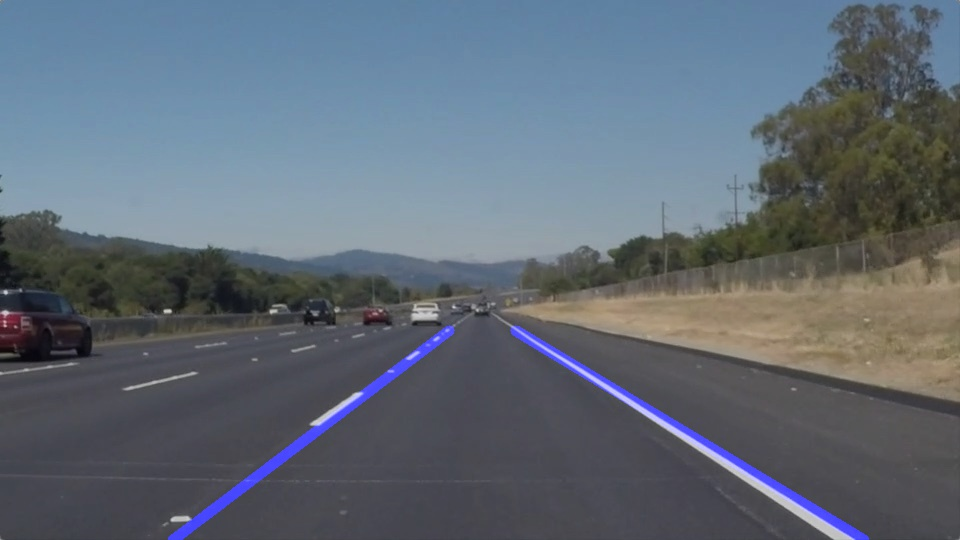
#> input picture test_images/solidWhiteRight.jpg, 960 x 540 px
$ jupyter execute --allow-errors P1.ipynb   (shell and % lines are left out)
#> lines starting #> are read from the running program, lines starting #| are printed output that depends on the picture; after the words box and inside, x2 and y2 are one past the last pixel; in counts of white or black regions, pixels touching at a corner belong together
# **Finding Lane Lines on the Road**
***
In this project, you will use the tools you learned about in the lesson to identify lane lines on the road.  You can develop your pipeline on a series of individual images, and later apply the result to a video stream (really just a series of images). Check out the video clip "raw-lines-example.mp4" (also contained in this repository) to see what the output should look like after using the helper functions below.

Once you have a result that looks roughly like "raw-lines-example.mp4", you'll need to get creative and try to average and/or extrapolate the line segments you've detected to map out the full extent of the lane lines.  You can see an example of the result you're going for in the video "P1_example.mp4".  Ultimately, you would like to draw just one line for the left side of the lane, and one for the right.

---
Let's have a look at our first image called 'test_images/solidWhiteRight.jpg'.  Run the 2 cells below (hit Shift-Enter or the "play" button above) to display the image.

**Note** If, at any point, you encounter frozen display windows or other confounding issues, you can always start again with a clean slate by going to the "Kernel" menu above and selecting "Restart & Clear Output".

---

**The tools you have are color selection, region of interest selection, grayscaling, Gaussian smoothing, Canny Edge Detection and Hough Tranform line detection.  You  are also free to explore and try other techniques that were not presented in the lesson.  Your goal is piece together a pipeline to detect the line segments in the image, then average/extrapolate them and draw them onto the image for display (as below).  Once you have a working pipeline, try it out on the video stream below.**

---

<figure>

 <figcaption>
 <p></p>
 <p style="text-align: center;"> Your output should look something like this (above) after detecting line segments using the helper functions below </p>
 </figcaption>
</figure>
 <p></p>
<figure>

 <figcaption>
 <p></p>
 <p style="text-align: center;"> Your goal is to connect/average/extrapolate line segments to get output like this</p>
 </figcaption>
</figure>

[cell 1]
#importing some useful packages
import matplotlib.pyplot as plt
import matplotlib.image as mpimg
import numpy as np
import cv2

[cell 2]
#reading in an image
image = mpimg.imread('test_images/solidWhiteRight.jpg')
#> image is the input picture: shape (540, 960, 3); mean R, G, B 96.2, 106.1, 117.3
#printing out some stats and plotting
print('This image is:', type(image), 'with dimesions:', image.shape)
#| This image is: <class 'numpy.ndarray'> with dimesions: (540, 960, 3)
plt.imshow(image)  #call as plt.imshow(gray, cmap='gray') to show a grayscaled image

**Some OpenCV functions (beyond those introduced in the lesson) that might be useful for this project are:**

`cv2.inRange()` for color selection
`cv2.fillPoly()` for regions selection
`cv2.line()` to draw lines on an image given endpoints
`cv2.addWeighted()` to coadd / overlay two images
`cv2.cvtColor()` to grayscale or change color
`cv2.imwrite()` to output images to file
`cv2.bitwise_and()` to apply a mask to an image

**Check out the OpenCV documentation to learn about these and discover even more awesome functionality!**

Below are some helper functions to help get you started. They should look familiar from the lesson!

[cell 3]
import math
xgl1=0
xgl2=0
xgu1 = 0
xgu2 = 0
def grayscale(img):
    """Applies the Grayscale transform
    This will return an image with only one color channel
    but NOTE: to see the returned image as grayscale
    you should call plt.imshow(gray, cmap='gray')"""
    return cv2.cvtColor(img, cv2.COLOR_RGB2GRAY)
    # Or use BGR2GRAY if you read an image with cv2.imread()
    # return cv2.cvtColor(img, cv2.COLOR_BGR2GRAY)

def canny(img, low_threshold, high_threshold):
    """Applies the Canny transform"""
    return cv2.Canny(img, low_threshold, high_threshold)

def gaussian_blur(img, kernel_size):
    """Applies a Gaussian Noise kernel"""
    return cv2.GaussianBlur(img, (kernel_size, kernel_size), 0)

def region_of_interest(img, vertices):
    """
    Applies an image mask.

    Only keeps the region of the image defined by the polygon
    formed from `vertices`. The rest of the image is set to black.
    """
    #defining a blank mask to start with
    mask = np.zeros_like(img)

    #defining a 3 channel or 1 channel color to fill the mask with depending on the input image
    if len(img.shape) > 2:
        channel_count = img.shape[2]  # i.e. 3 or 4 depending on your image
        ignore_mask_color = (255,) * channel_count
    else:
        ignore_mask_color = 255

    #filling pixels inside the polygon defined by "vertices" with the fill color
    cv2.fillPoly(mask, vertices, ignore_mask_color)

    #returning the image only where mask pixels are nonzero
    masked_image = cv2.bitwise_and(img, mask)
    return masked_image


def draw_lines(img, lines, color=[255, 0, 0], thickness=10):
    """
    NOTE: this is the function you might want to use as a starting point once you want to
    average/extrapolate the line segments you detect to map out the full
    extent of the lane (going from the result shown in raw-lines-example.mp4
    to that shown in P1_example.mp4).

    Think about things like separating line segments by their
    slope ((y2-y1)/(x2-x1)) to decide which segments are part of the left
    line vs. the right line.  Then, you can average the position of each of
    the lines and extrapolate to the top and bottom of the lane.

    This function draws `lines` with `color` and `thickness`.
    Lines are drawn on the image inplace (mutates the image).
    If you want to make the lines semi-transparent, think about combining
    this function with the weighted_img() function below
    """
    global xgl1
    global xgl2
    global xgu1
    global xgu2

    f1=0
    f2=0
    for line in lines:
        for x1,y1,x2,y2 in line:
            if (y2 - y1)/(x2 - x1)>0 and f1==0:
                f1=1
                slope1 = (y2 - y1)/(x2 - x1)
                intercept1 = y1 - slope1*x1
                y_new_lower = img.shape[0]
                y_new_upper = 330
                if xgl1!=0:
                    xgl1 = 0.8*xgl1 + 0.2*int((y_new_lower-intercept1)/slope1)
                    x_new_lower1 = int(xgl1)
                    xgu1 = 0.8*xgu1 + 0.2*int((y_new_upper-intercept1)/slope1)
                    x_new_upper1 = int(xgu1)
                else:
                    x_new_lower1 = int((y_new_lower-intercept1)/slope1)
                    xgl1 = int(x_new_lower1)
                    x_new_upper1 = int((y_new_upper-intercept1)/slope1)
                    xgu1 = int(x_new_upper1)
                y_new_upper = 330

                cv2.line(img,(x_new_lower1,y_new_lower),(x_new_upper1,y_new_upper), color, thickness)
            elif (y2 - y1)/(x2 - x1)<0 and f2==0:
                f2=1
                slope2 = (y2 - y1)/(x2 - x1)
                intercept2 = y2 - slope2*x2
                y_new_lower = img.shape[0]
                y_new_upper = 330
                if xgl2!=0:
                    xgl2 = 0.8*xgl2 + 0.2*int((y_new_lower-intercept2)/slope2)
                    x_new_lower2 = int(xgl2)
                    xgu2 = 0.8*xgu2 + 0.2*int((y_new_upper-intercept2)/slope2)
                    x_new_upper2 = int(xgu2)
                else:
                    x_new_lower2 = int((y_new_lower-intercept2)/slope2)
                    xgl2 = int(x_new_lower2)
                    x_new_upper2 = int((y_new_upper-intercept2)/slope2)
                    xgu2 = int(x_new_upper2)
                cv2.line(img,(x_new_lower2,y_new_lower),(x_new_upper2,y_new_upper), color, thickness)

            #cv2.line(img, (x1, y1), (x2, y2), color, thickness)


def hough_lines(img, rho, theta, threshold, min_line_len, max_line_gap):
    """
    `img` should be the output of a Canny transform.

    Returns an image with hough lines drawn.
    """
    lines = cv2.HoughLinesP(img, rho, theta, threshold, np.array([]), minLineLength=min_line_len, maxLineGap=max_line_gap)
    line_img = np.zeros((img.shape[0], img.shape[1], 3), dtype=np.uint8)
    draw_lines(line_img, lines)
    return line_img

# Python 3 has support for cool math symbols.

def weighted_img(img, initial_img, α=0.8, β=1., λ=0.):
    """
    `img` is the output of the hough_lines(), An image with lines drawn on it.
    Should be a blank image (all black) with lines drawn on it.

    `initial_img` should be the image before any processing.

    The result image is computed as follows:

    initial_img * α + img * β + λ
    NOTE: initial_img and img must be the same shape!
    """
    return cv2.addWeighted(initial_img, α, img, β, λ)

## Test on Images

Now you should build your pipeline to work on the images in the directory "test_images"
**You should make sure your pipeline works well on these images before you try the videos.**

[cell 4]
import os
test_images = os.listdir("test_images/")

run your solution on all test_images and make copies into the test_images directory).

[cell 5]
# TODO: Build your pipeline that will draw lane lines on the test_images
# then save them to the test_images directory.
for i in range(len(test_images)):
    path = "test_images/"+test_images[i]
    img = cv2.imread(path)
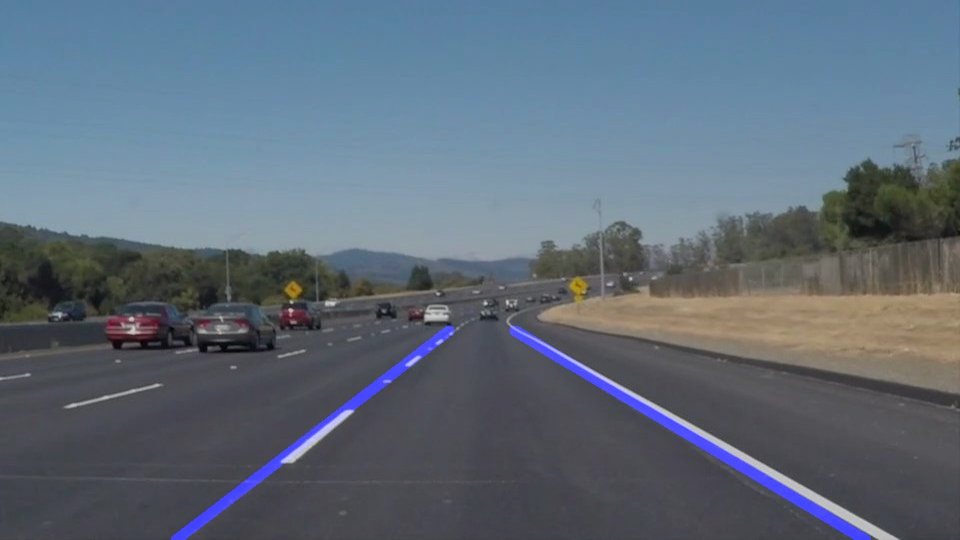
#> input picture test_images/solidWhiteCurve.jpg, 960 x 540 px
#> img is the input picture: shape (540, 960, 3); mean B, G, R 121, 107.6, 94.9
    print(path)
    gray = grayscale(img)
#> in grayscale, `return cv2.cvtColor(img, cv2.COLOR_RGB2GRAY)`:
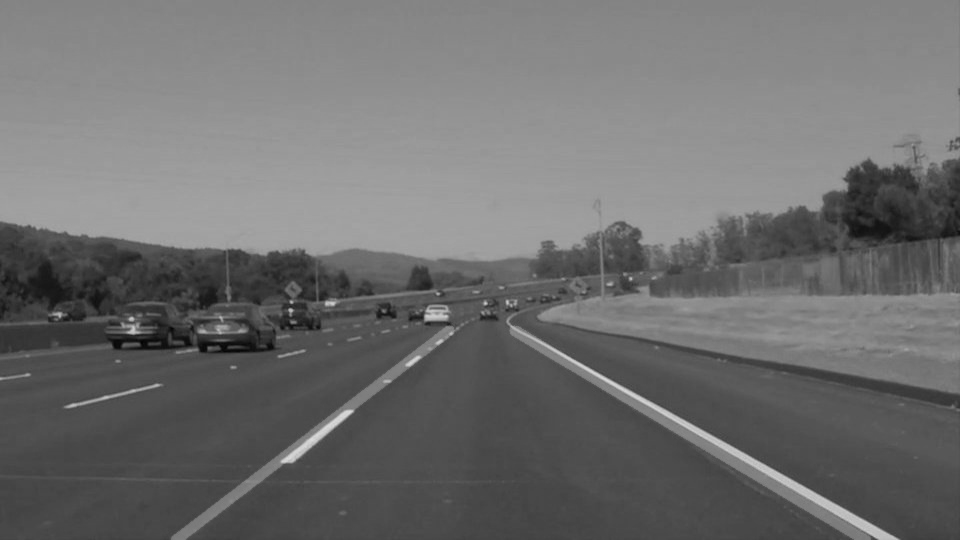
#> returned value: shape (540, 960); min 3, max 220, mean 110.1
    blur_gray = gaussian_blur(gray,7)
    img_edges = canny(blur_gray,50,100)
#> in canny, `return cv2.Canny(img, low_threshold, high_threshold)`:
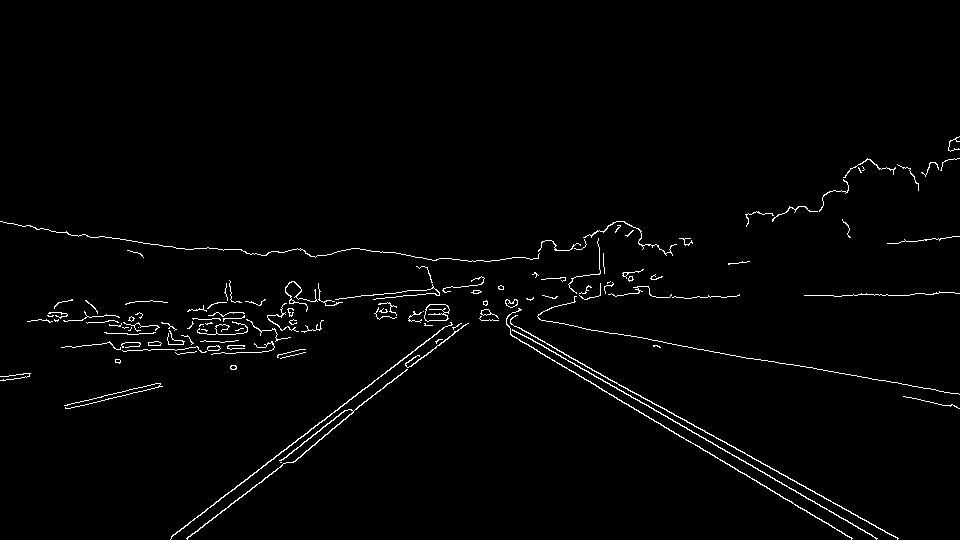
#> returned value: shape (540, 960); 1.7% white in thin lines or dots, all inside (x1, y1, x2, y2) = (0, 136, 960, 540)
    imshape = img.shape
#> imshape = (540, 960, 3)
    vertices = np.array([[(70,imshape[0]),(420, 300), (490, 300), (900,imshape[0])]], dtype=np.int32)
    img_edges = region_of_interest(img_edges,vertices)
#> in region_of_interest, `cv2.fillPoly(mask, vertices, ignore_mask_color)`:
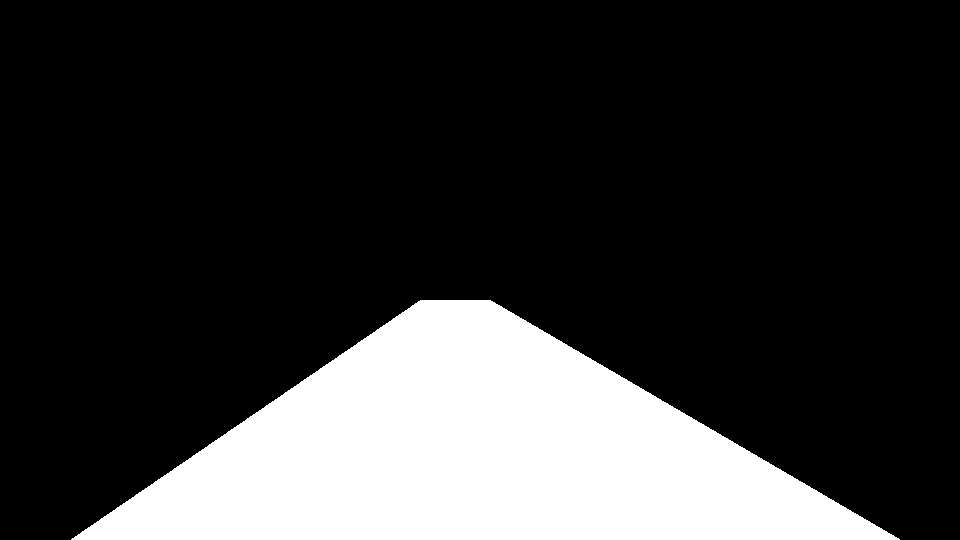
#> mask: shape (540, 960); 20.9% white; 1 white region, box (x1, y1, x2, y2) and area: (71, 300, 900, 540) 108140
#> in region_of_interest, `masked_image = cv2.bitwise_and(img, mask)`:
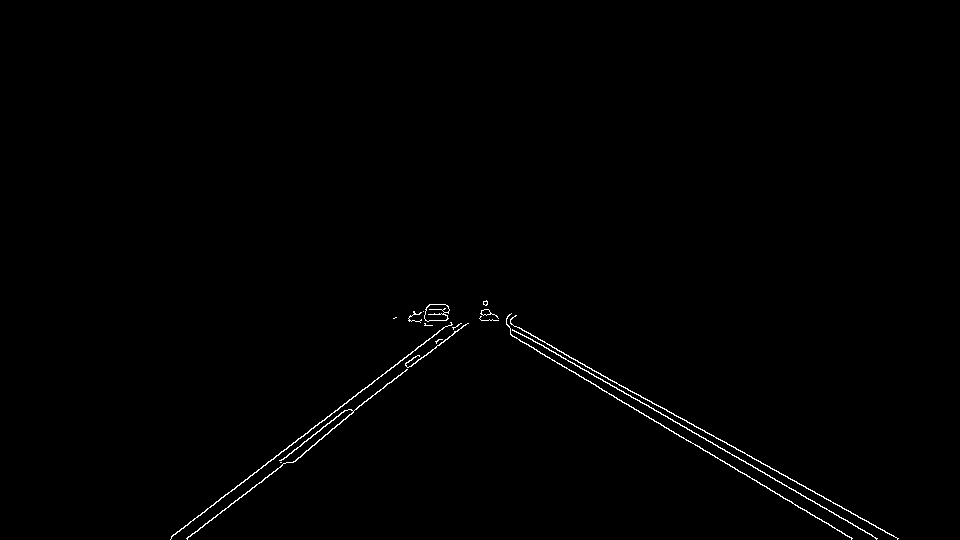
#> masked_image: shape (540, 960); 0.61% white in thin lines or dots, all inside (x1, y1, x2, y2) = (170, 300, 899, 540)
    rho = 2
    theta = np.pi/180
    threshold = 15
    min_line_len = 40
    max_line_gap = 30
    img_lines = hough_lines(img_edges,rho, theta, threshold, min_line_len, max_line_gap)
#> in hough_lines, `lines = cv2.HoughLinesP(img, rho, theta, threshold, np.array([]), minL..`: lines = 26 rows, first 6: [481, 310, 877, 538], [484, 309, 897, 538], [263, 465, 451, 323], [186, 538, 287, 462], [293, 462, 486, 300], [481, 316, 851, 538]
#> the loop in draw_lines, `for line in lines:` made 26 passes
#> line on passes 1 to 12: [[481, 310, 877, 538]], [[484, 309, 897, 538]], [[263, 465, 451, 323]], [[186, 538, 287, 462]], [[293, 462, 486, 300]], [[481, 316, 851, 538]], [[171, 536, 214, 504]], [[640, 395, 898, 538]], [[445, 339, 486, 309]], [[280, 460, 325, 426]], [[432, 349, 481, 314]], [[340, 406, 451, 322]]
#> after the loop in draw_lines, `for line in lines:`:
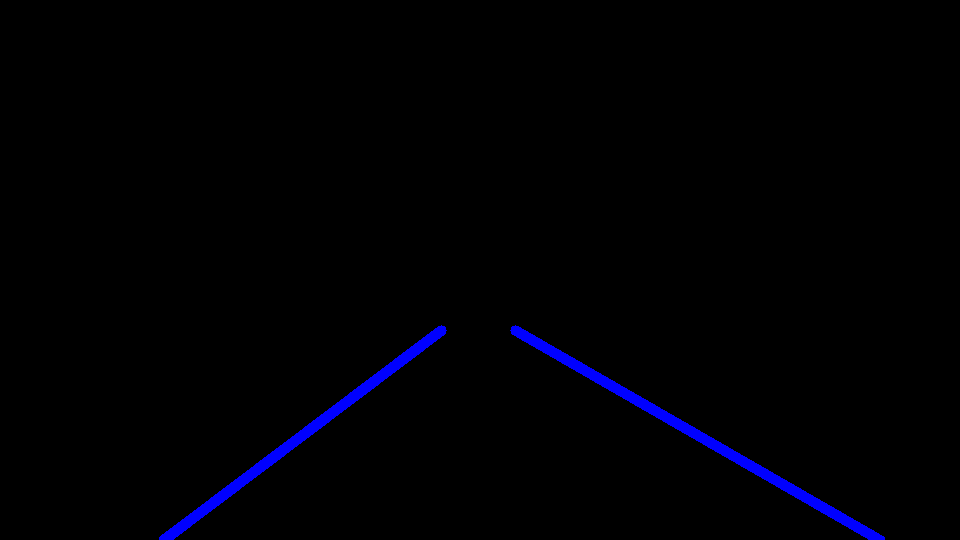
#> img: shape (540, 960, 3); mean of channels 0, 1, 2 4, 0, 0; drawn as B, G, R
#> after the loop in draw_lines, `for line in lines:`: f1 = 1; intercept1 = 33.06; intercept2 = 663.6; slope1 = 0.576; slope2 = -0.755; x_new_lower1 = 880; x_new_lower2 = 163; x_new_upper1 = 515; x_new_upper2 = 441; xgl1 = 880; xgl2 = 163; xgu1 = 515; xgu2 = 441; y_new_lower = 540; y_new_upper = 330
    image = weighted_img(img_lines, img, α=0.8, β=1., λ=0.)
#> in weighted_img, `return cv2.addWeighted(initial_img, α, img, β, λ)`:
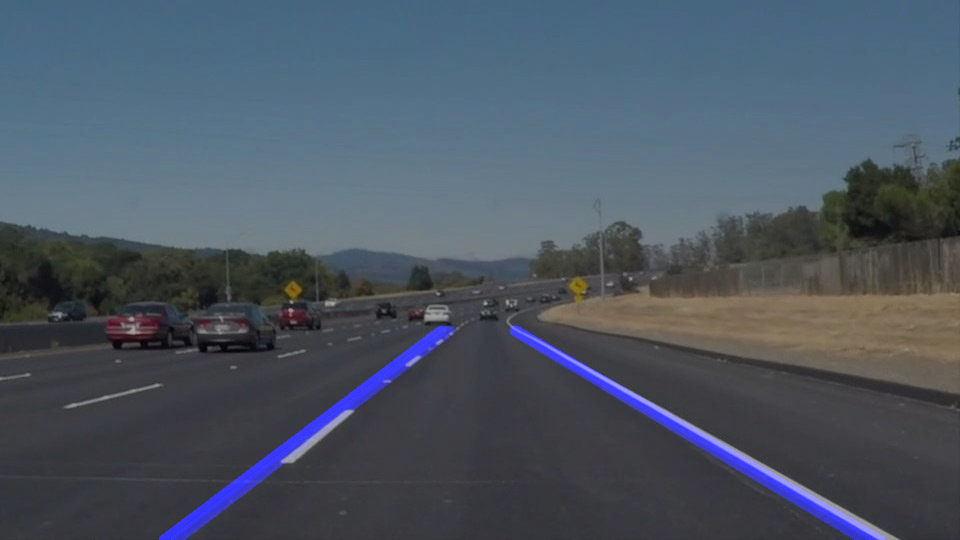
#> returned value: shape (540, 960, 3); mean of channels 0, 1, 2 98.4, 86, 75.9; drawn as B, G, R
#> pass 3 of the loop `for i in range(len(test_images)):`:
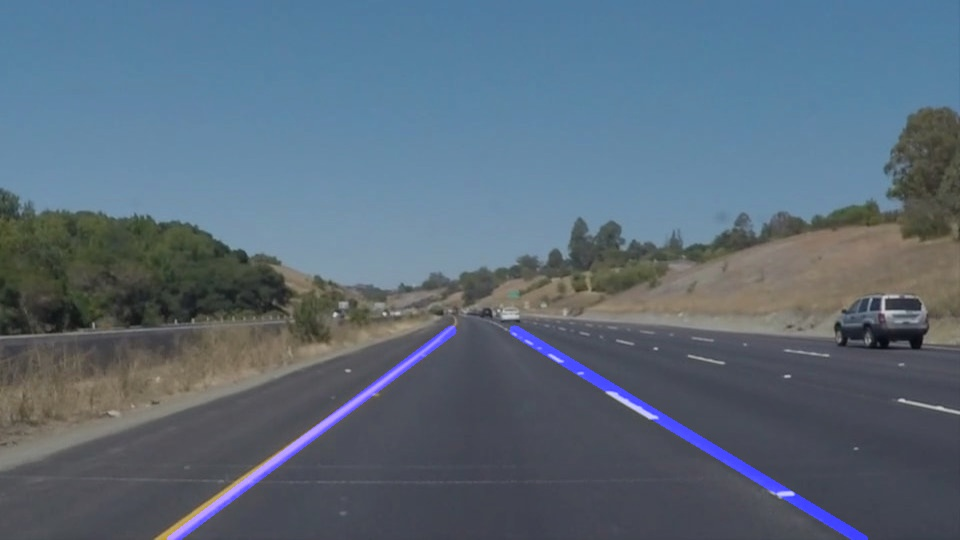
#> input picture test_images/solidYellowCurve.jpg, 960 x 540 px
#> img is the input picture: shape (540, 960, 3); mean B, G, R 121.9, 106.7, 90.4
#> in region_of_interest (call 3), `masked_image = cv2.bitwise_and(img, mask)`:
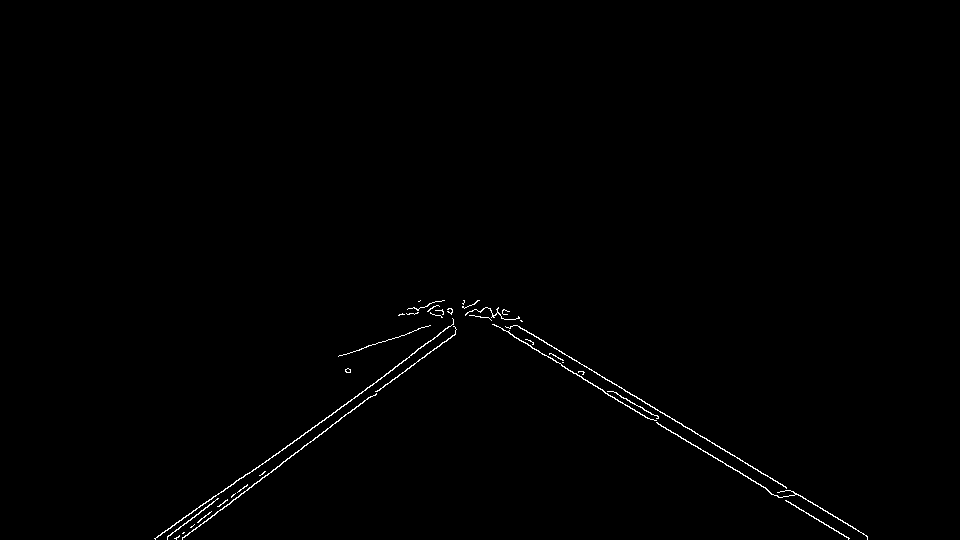
#> masked_image: shape (540, 960); 0.54% white in thin lines or dots, all inside (x1, y1, x2, y2) = (154, 300, 868, 540)
#> lines = 32 rows, first 6: [476, 301, 867, 536], [463, 306, 849, 538], [292, 443, 453, 322], [283, 461, 376, 393], [158, 535, 268, 460], [562, 362, 658, 418]
#> in weighted_img (call 3), `return cv2.addWeighted(initial_img, α, img, β, λ)`:
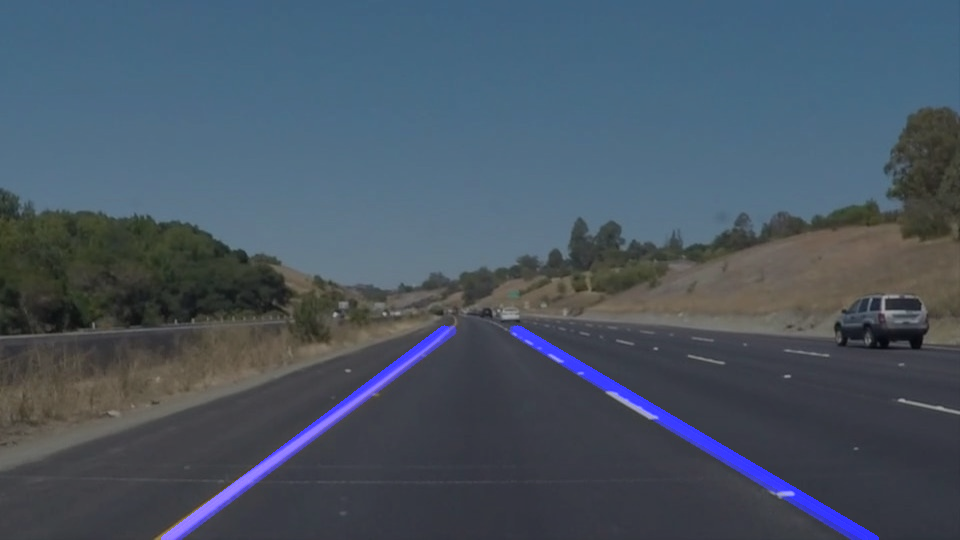
#> returned value: shape (540, 960, 3); mean of channels 0, 1, 2 99.2, 85.3, 72.3; drawn as B, G, R
    cv2.imwrite("test_images/"+test_images[i],image)
    plt.imshow(image)
